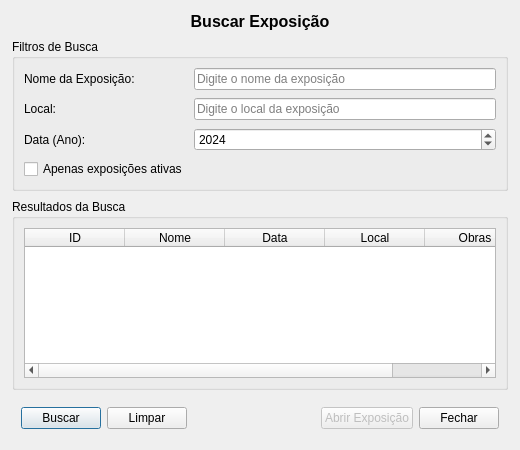
<?xml version="1.0" encoding="UTF-8"?>
<ui version="4.0">
 <class>Dialog</class>
 <widget class="QDialog" name="Dialog">
  <property name="geometry">
   <rect>
    <x>0</x>
    <y>0</y>
    <width>520</width>
    <height>450</height>
   </rect>
  </property>
  <property name="minimumSize">
   <size>
    <width>500</width>
    <height>420</height>
   </size>
  </property>
  <property name="maximumSize">
   <size>
    <width>700</width>
    <height>600</height>
   </size>
  </property>
  <property name="windowTitle">
   <string>Buscar Exposição</string>
  </property>
  <layout class="QVBoxLayout" name="mainLayout">
   <property name="spacing">
    <number>8</number>
   </property>
   <property name="leftMargin">
    <number>12</number>
   </property>
   <property name="topMargin">
    <number>12</number>
   </property>
   <property name="rightMargin">
    <number>12</number>
   </property>
   <property name="bottomMargin">
    <number>12</number>
   </property>
   <item>
    <widget class="QLabel" name="titleLabel">
     <property name="text">
      <string>Buscar Exposição</string>
     </property>
     <property name="alignment">
      <set>Qt::AlignCenter</set>
     </property>
     <property name="font">
      <font>
       <pointsize>12</pointsize>
       <weight>75</weight>
       <bold>true</bold>
      </font>
     </property>
    </widget>
   </item>
   <item>
    <widget class="QGroupBox" name="filtrosGroup">
     <property name="title">
      <string>Filtros de Busca</string>
     </property>
     <layout class="QFormLayout" name="filtrosLayout">
      <property name="verticalSpacing">
       <number>8</number>
      </property>
      <item row="0" column="0">
       <widget class="QLabel" name="labelNome">
        <property name="text">
         <string>Nome da Exposição:</string>
        </property>
       </widget>
      </item>
      <item row="0" column="1">
       <widget class="QLineEdit" name="nome">
        <property name="placeholderText">
         <string>Digite o nome da exposição</string>
        </property>
       </widget>
      </item>
      <item row="1" column="0">
       <widget class="QLabel" name="labelLocal">
        <property name="text">
         <string>Local:</string>
        </property>
       </widget>
      </item>
      <item row="1" column="1">
       <widget class="QLineEdit" name="local">
        <property name="placeholderText">
         <string>Digite o local da exposição</string>
        </property>
       </widget>
      </item>
      <item row="2" column="0">
       <widget class="QLabel" name="labelDataInicio">
        <property name="text">
         <string>Data (Ano):</string>
        </property>
       </widget>
      </item>
      <item row="2" column="1">
       <widget class="QSpinBox" name="ano">
        <property name="minimum">
         <number>1800</number>
        </property>
        <property name="maximum">
         <number>2100</number>
        </property>
        <property name="value">
         <number>2024</number>
        </property>
        <property name="specialValueText">
         <string>Qualquer</string>
        </property>
       </widget>
      </item>
      <item row="3" column="0">
       <widget class="QCheckBox" name="checkAtiva">
        <property name="text">
         <string>Apenas exposições ativas</string>
        </property>
       </widget>
      </item>
     </layout>
    </widget>
   </item>
   <item>
    <widget class="QGroupBox" name="resultadosGroup">
     <property name="title">
      <string>Resultados da Busca</string>
     </property>
     <layout class="QVBoxLayout" name="resultadosLayout">
      <item>
       <widget class="QTableWidget" name="tabelaResultados">
        <property name="alternatingRowColors">
         <bool>true</bool>
        </property>
        <property name="selectionBehavior">
         <enum>QAbstractItemView::SelectRows</enum>
        </property>
        <property name="sortingEnabled">
         <bool>true</bool>
        </property>
        <column>
         <property name="text">
          <string>ID</string>
         </property>
        </column>
        <column>
         <property name="text">
          <string>Nome</string>
         </property>
        </column>
        <column>
         <property name="text">
          <string>Data</string>
         </property>
        </column>
        <column>
         <property name="text">
          <string>Local</string>
         </property>
        </column>
        <column>
         <property name="text">
          <string>Obras</string>
         </property>
        </column>
       </widget>
      </item>
     </layout>
    </widget>
   </item>
   <item>
    <widget class="QFrame" name="botoesFrame">
     <layout class="QHBoxLayout" name="botoesLayout">
      <item>
       <widget class="QPushButton" name="btnBuscar">
        <property name="text">
         <string>Buscar</string>
        </property>
        <property name="default">
         <bool>true</bool>
        </property>
       </widget>
      </item>
      <item>
       <widget class="QPushButton" name="btnLimpar">
        <property name="text">
         <string>Limpar</string>
        </property>
       </widget>
      </item>
      <item>
       <spacer name="horizontalSpacer">
        <property name="orientation">
         <enum>Qt::Horizontal</enum>
        </property>
        <property name="sizeHint" stdset="0">
         <size>
          <width>40</width>
          <height>20</height>
         </size>
        </property>
       </spacer>
      </item>
      <item>
       <widget class="QPushButton" name="btnAbrir">
        <property name="text">
         <string>Abrir Exposição</string>
        </property>
        <property name="enabled">
         <bool>false</bool>
        </property>
       </widget>
      </item>
      <item>
       <widget class="QPushButton" name="btnFechar">
        <property name="text">
         <string>Fechar</string>
        </property>
       </widget>
      </item>
     </layout>
    </widget>
   </item>
  </layout>
 </widget>
 <resources/>
 <connections/>
</ui>
